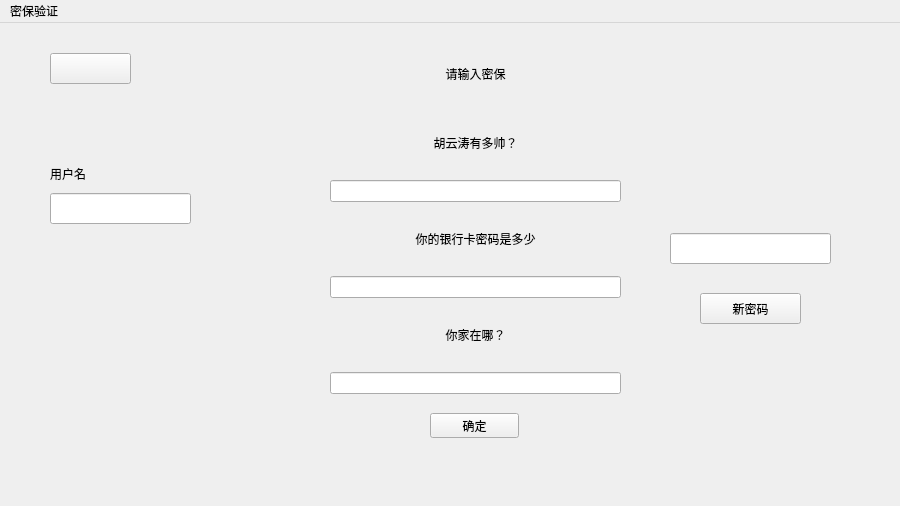
<?xml version="1.0" encoding="UTF-8"?>
<ui version="4.0">
 <class>forget</class>
 <widget class="QMainWindow" name="forget">
  <property name="geometry">
   <rect>
    <x>0</x>
    <y>0</y>
    <width>900</width>
    <height>506</height>
   </rect>
  </property>
  <property name="minimumSize">
   <size>
    <width>900</width>
    <height>506</height>
   </size>
  </property>
  <property name="maximumSize">
   <size>
    <width>900</width>
    <height>506</height>
   </size>
  </property>
  <property name="windowTitle">
   <string>MainWindow</string>
  </property>
  <widget class="QWidget" name="centralwidget">
   <widget class="QPushButton" name="pushButton">
    <property name="geometry">
     <rect>
      <x>430</x>
      <y>390</y>
      <width>89</width>
      <height>25</height>
     </rect>
    </property>
    <property name="text">
     <string>确定</string>
    </property>
   </widget>
   <widget class="QPushButton" name="pushButton_2">
    <property name="geometry">
     <rect>
      <x>700</x>
      <y>270</y>
      <width>101</width>
      <height>31</height>
     </rect>
    </property>
    <property name="text">
     <string>新密码</string>
    </property>
   </widget>
   <widget class="QLineEdit" name="lineEdit_4">
    <property name="geometry">
     <rect>
      <x>670</x>
      <y>210</y>
      <width>161</width>
      <height>31</height>
     </rect>
    </property>
   </widget>
   <widget class="QPushButton" name="pushButton_3">
    <property name="geometry">
     <rect>
      <x>50</x>
      <y>30</y>
      <width>81</width>
      <height>31</height>
     </rect>
    </property>
    <property name="text">
     <string/>
    </property>
    <property name="icon">
     <iconset resource="image.qrc">
      <normaloff>:/image/replyi.png</normaloff>:/image/replyi.png</iconset>
    </property>
   </widget>
   <widget class="QLineEdit" name="lineEdit_5">
    <property name="geometry">
     <rect>
      <x>50</x>
      <y>170</y>
      <width>141</width>
      <height>31</height>
     </rect>
    </property>
   </widget>
   <widget class="QLabel" name="label_5">
    <property name="geometry">
     <rect>
      <x>50</x>
      <y>140</y>
      <width>81</width>
      <height>21</height>
     </rect>
    </property>
    <property name="text">
     <string>用户名</string>
    </property>
   </widget>
   <widget class="QWidget" name="">
    <property name="geometry">
     <rect>
      <x>330</x>
      <y>20</y>
      <width>291</width>
      <height>351</height>
     </rect>
    </property>
    <layout class="QGridLayout" name="gridLayout">
     <item row="0" column="0">
      <widget class="QLabel" name="label">
       <property name="text">
        <string>请输入密保</string>
       </property>
       <property name="alignment">
        <set>Qt::AlignCenter</set>
       </property>
      </widget>
     </item>
     <item row="1" column="0">
      <widget class="QLabel" name="label_2">
       <property name="text">
        <string>胡云涛有多帅？</string>
       </property>
       <property name="alignment">
        <set>Qt::AlignCenter</set>
       </property>
      </widget>
     </item>
     <item row="2" column="0">
      <widget class="QLineEdit" name="lineEdit"/>
     </item>
     <item row="3" column="0">
      <widget class="QLabel" name="label_3">
       <property name="text">
        <string>你的银行卡密码是多少</string>
       </property>
       <property name="alignment">
        <set>Qt::AlignCenter</set>
       </property>
      </widget>
     </item>
     <item row="4" column="0">
      <widget class="QLineEdit" name="lineEdit_2"/>
     </item>
     <item row="5" column="0">
      <widget class="QLabel" name="label_4">
       <property name="text">
        <string>你家在哪？</string>
       </property>
       <property name="alignment">
        <set>Qt::AlignCenter</set>
       </property>
      </widget>
     </item>
     <item row="6" column="0">
      <widget class="QLineEdit" name="lineEdit_3"/>
     </item>
    </layout>
   </widget>
  </widget>
  <widget class="QMenuBar" name="menubar">
   <property name="geometry">
    <rect>
     <x>0</x>
     <y>0</y>
     <width>900</width>
     <height>28</height>
    </rect>
   </property>
   <widget class="QMenu" name="menu">
    <property name="title">
     <string>密保验证</string>
    </property>
   </widget>
   <addaction name="menu"/>
  </widget>
 </widget>
 <resources>
  <include location="image.qrc"/>
 </resources>
 <connections/>
</ui>
